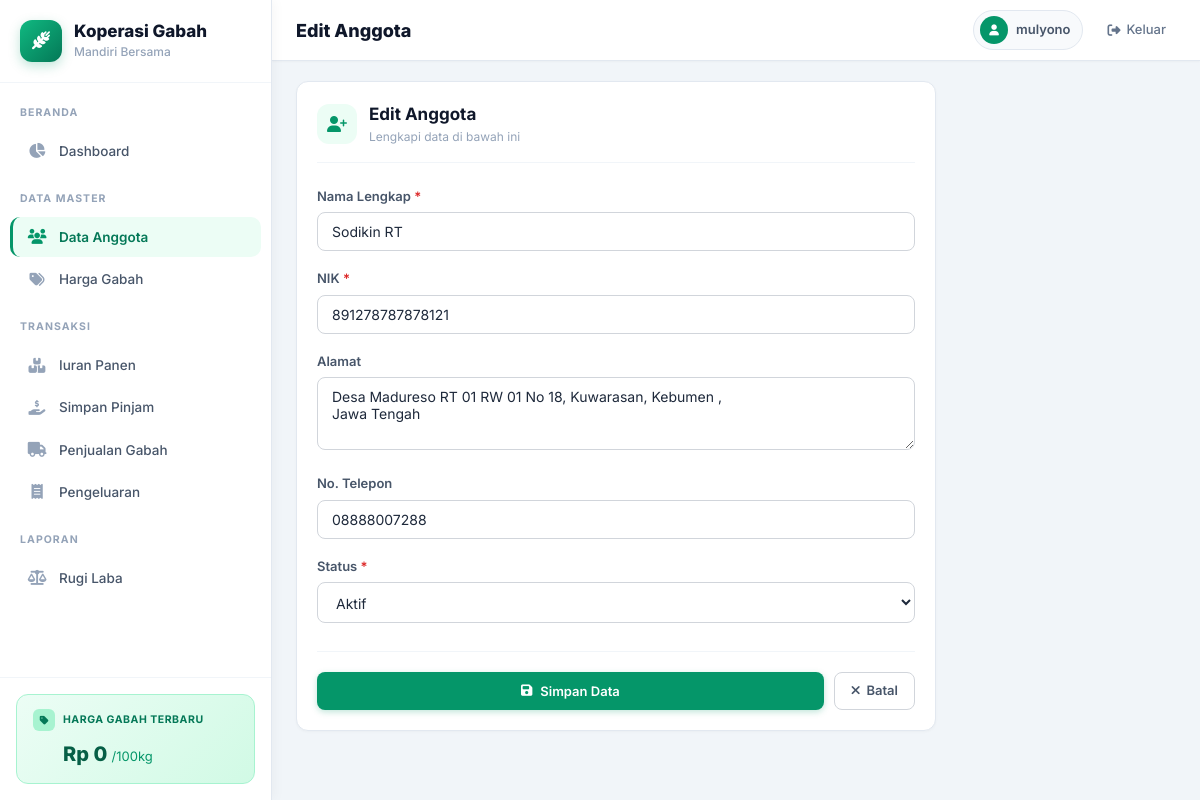
Screenshot of /anggota/5/edit/ (signed in) with the database file from the repository.
### app_gabah/models.py (models this page shows, shortened)
class Anggota(models.Model):
    STATUS_CHOICES = [
        ('aktif', 'Aktif'),
        ('nonaktif', 'Non-Aktif'),
    ]
    nama = models.CharField(max_length=200, verbose_name='Nama Lengkap')
    nik = models.CharField(max_length=20, unique=True, verbose_name='NIK')
    alamat = models.TextField(blank=True, verbose_name='Alamat')
    telepon = models.CharField(max_length=20, blank=True, verbose_name='No. Telepon')
    tanggal_bergabung = models.DateField(auto_now_add=True, verbose_name='Tanggal Bergabung')
    status = models.CharField(max_length=10, choices=STATUS_CHOICES, default='aktif', verbose_name='Status')
    class Meta:
        ordering = ['nama']
        verbose_name = 'Anggota'
        verbose_name_plural = 'Anggota'

### app_gabah/views.py (the view)
# urls.py: path('anggota/<int:pk>/edit/', views.anggota_update, name='anggota_update'),
@login_required
def anggota_update(request, pk):
    obj = get_object_or_404(Anggota, pk=pk)
    if request.method == 'POST':
        form = AnggotaForm(request.POST, instance=obj)
        if form.is_valid():
            form.save()
            messages.success(request, 'Data anggota berhasil diperbarui!')
            return redirect('anggota_list')
    else:
        form = AnggotaForm(instance=obj)
    return render(request, 'app_gabah/anggota_form.html', {'form': form, 'title': 'Edit Anggota'})

### app_gabah/forms.py
class AnggotaForm(forms.ModelForm):
    class Meta:
        model = Anggota
        fields = ['nama', 'nik', 'alamat', 'telepon', 'status']
        widgets = {
            'nama': forms.TextInput(attrs={'class': 'fi', 'placeholder': 'Nama lengkap'}),
            'nik': forms.TextInput(attrs={'class': 'fi', 'placeholder': 'NIK'}),
            'alamat': forms.Textarea(attrs={'class': 'fi', 'rows': 3}),
            'telepon': forms.TextInput(attrs={'class': 'fi', 'placeholder': '08xx'}),
            'status': forms.Select(attrs={'class': 'fi'}),
        }

### app_gabah/templates/app_gabah/anggota_form.html (shortened to what this page needs)
{% extends "app_gabah/base.html" %}
{% block page_title %}{{ title }}{% endblock %}
{% block content %}
<div style="max-width:640px;">
    <div class="sc">
        <div style="display:flex; align-items:center; gap:12px; margin-bottom:24px; padding-bottom:16px; border-bottom:1px solid #f1f5f9;">
            <div class="ib ib40 ib-e"><i class="fas fa-user-plus"></i></div>
            <div>
                <h3 style="font-size:17px; font-weight:700; color:#0f172a;">{{ title }}</h3>
                <p style="font-size:12px; color:#94a3b8;">Lengkapi data di bawah ini</p>
            </div>
        </div>
        <form method="post">
            <div style="display:flex; flex-direction:column; gap:18px;">
                {% for field in form %}
                <div>
                    <label style="display:block; font-size:13px; font-weight:600; color:#475569; margin-bottom:6px;" for="{{ field.id_for_label }}">
                        {{ field.label }}
                        {% if field.field.required %}<span style="color:#dc2626;"> *</span>{% endif %}
                    </label>
                    {{ field }}
                </div>
                {% endfor %}
            </div>
            <div style="display:flex; gap:10px; margin-top:28px; padding-top:20px; border-top:1px solid #f1f5f9;">
                <button type="submit" class="bp" style="flex:1; justify-content:center;">
                    <i class="fas fa-save"></i> Simpan Data
                </button>
                <a href="{% url 'anggota_list' %}" class="bs" style="justify-content:center;">
                    <i class="fas fa-times"></i> Batal
                </a>
            </div>
        </form>
    </div>
</div>
{% endblock %}

### app_gabah/templates/app_gabah/base.html (shortened to what this page needs)
{% load static %}
<!DOCTYPE html>
<html lang="id">
<head>
    <link rel="stylesheet" href="https://cdnjs.cloudflare.com/ajax/libs/font-awesome/6.5.1/css/all.min.css">
</head>
<body>
    <aside id="sidebar" class="sidebar">
        <div class="sb-logo">
            <div class="sb-logo-icon"><i class="fas fa-wheat-awn"></i></div>
            <div><h1>Koperasi Gabah</h1><p>Mandiri Bersama</p></div>
        </div>
        <nav class="sb-nav">
            {% url 'dashboard' as u1 %}
            {% url 'anggota_list' as u2 %}
            {% url 'iuran_list' as u3 %}
            {% url 'sp_list' as u4 %}
            {% url 'penjualan_list' as u5 %}
            {% url 'harga_list' as u6 %}
            {% url 'pengeluaran_list' as u7 %}
            {% url 'rugi_laba' as u8 %}
            <div class="sb-section">Beranda</div>
            <a href="{{ u1 }}" class="sb-link {% if request.path == u1 %}act{% endif %}"><i class="fas fa-chart-pie"></i>Dashboard</a>
            <div class="sb-section">Data Master</div>
            <a href="{{ u2 }}" class="sb-link {% if u2 in request.path %}act{% endif %}"><i class="fas fa-users"></i>Data Anggota</a>
            <a href="{{ u6 }}" class="sb-link {% if u6 in request.path %}act{% endif %}"><i class="fas fa-tags"></i>Harga Gabah</a>
            <div class="sb-section">Transaksi</div>
            <a href="{{ u3 }}" class="sb-link {% if u3 in request.path %}act{% endif %}"><i class="fas fa-boxes-stacked"></i>Iuran Panen</a>
            <a href="{{ u4 }}" class="sb-link {% if u4 in request.path %}act{% endif %}"><i class="fas fa-hand-holding-dollar"></i>Simpan Pinjam</a>
            <a href="{{ u5 }}" class="sb-link {% if u5 in request.path %}act{% endif %}"><i class="fas fa-truck"></i>Penjualan Gabah</a>
            <a href="{{ u7 }}" class="sb-link {% if u7 in request.path %}act{% endif %}"><i class="fas fa-receipt"></i>Pengeluaran</a>
            <div class="sb-section">Laporan</div>
            <a href="{{ u8 }}" class="sb-link {% if request.path == u8 %}act{% endif %}"><i class="fas fa-scale-balanced"></i>Rugi Laba</a>
        </nav>
        <div class="sb-widget">
            <div class="sb-widget-card">
                <div class="sw-label"><div class="sw-icon"><i class="fas fa-tag"></i></div><span>Harga Gabah Terbaru</span></div>
                <div class="sw-val">Rp {{ harga_terbaru|default:"0"|floatformat:0 }} <small>/100kg</small></div>
            </div>
        </div>
    </aside>
    <div class="main-area">
        <header class="topbar">
            <div class="topbar-left">
                <h2>{% block page_title %}Dashboard{% endblock %}</h2>
            </div>
            <div class="topbar-right">
                <div class="user-badge"><div class="av"><i class="fas fa-user"></i></div><span>{{ user.username }}</span></div>
                <a href="{% url 'logout' %}" class="logout-btn"><i class="fas fa-sign-out-alt"></i><span>Keluar</span></a>
            </div>
        </header>
        <main class="content">
            {% block content %}{% endblock %}
        </main>
    </div>
</body>
</html>

### rows the page displays
Anggota: form "Sodikin RT" "891278787878121" "Desa Madureso RT 01 RW 01 No 18, Kuwarasan, Kebumen , Jawa Tengah" "08888007288" "Aktif"

### other values shown
{{ harga_terbaru|default:"0"|floatformat:0 }} "0"
{{ title }} "Edit Anggota"
{{ user.username }} "mulyono"
{{ field.label }} "Nama Lengkap" "NIK" "Alamat" "No. Telepon" "Status"
